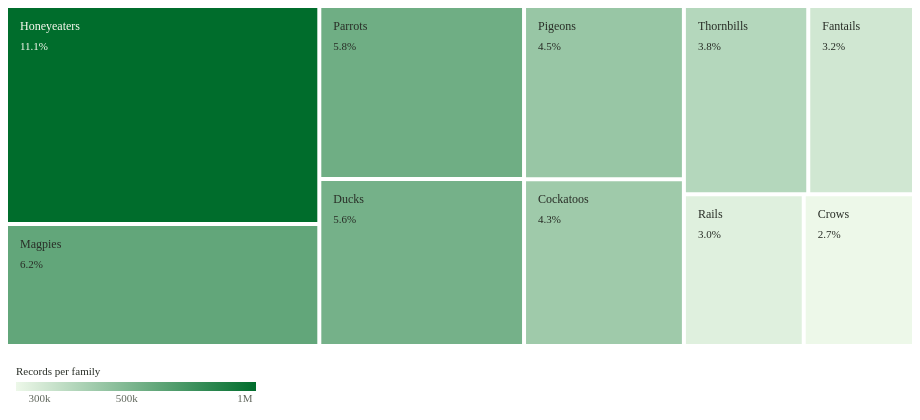

Express this chart as Vega-Lite.
### Vega specification from a JSON file in a GitHub repository (floating-point values rounded to 4 significant figures)
{"$schema": "https://vega.github.io/schema/vega/v5.json", "width": 904, "height": 380, "padding": 8, "background": "transparent", "autosize": {"type": "pad", "contains": "padding"}, "config": {"text": {"font": "Bricolage Grotesque", "fill": "#292e27"}, "axis": {"labelFont": "Bricolage Grotesque", "titleFont": "Bricolage Grotesque", "labelFontSize": 12, "titleFontSize": 12, "titleFontWeight": 500, "labelColor": "#60665c", "titleColor": "#292e27", "domain": false, "ticks": false, "gridColor": "#e0dccf", "gridOpacity": 0.75, "labelPadding": 8, "titlePadding": 14}, "legend": {"labelFont": "Bricolage Grotesque", "titleFont": "Bricolage Grotesque", "labelFontSize": 11, "titleFontSize": 11, "titleFontWeight": 500, "labelColor": "#60665c", "titleColor": "#292e27", "gradientThickness": 9, "gradientLength": 130, "padding": 8}}, "description": "Treemap of the fifteen most-recorded bird families and the remainder. Rectangle area and colour lightness both encode records, not species richness.", "data": [{"name": "tree", "values": [{"id": "root", "parent": null, "count": 0}, {"family": "Meliphagidae", "count": 1066833, "share": 0.1114, "id": "Meliphagidae", "parent": "root", "rank": 0, "other": false, "label": "Honeyeaters", "longLabel": "Honeyeaters", "onDark": true}, {"family": "Artamidae", "count": 596815, "share": 0.06232, "id": "Artamidae", "parent": "root", "rank": 1, "other": false, "label": "Magpies", "longLabel": "Magpies, butcherbirds & woodswallows", "onDark": false}, {"family": "Psittacidae", "count": 552970, "share": 0.05775, "id": "Psittacidae", "parent": "root", "rank": 2, "other": false, "label": "Parrots", "longLabel": "Parrots & lorikeets", "onDark": false}, {"family": "Anatidae", "count": 534124, "share": 0.05578, "id": "Anatidae", "parent": "root", "rank": 3, "other": false, "label": "Ducks", "longLabel": "Ducks, geese & swans", "onDark": false}, {"family": "Columbidae", "count": 432714, "share": 0.04519, "id": "Columbidae", "parent": "root", "rank": 4, "other": false, "label": "Pigeons", "longLabel": "Pigeons & doves", "onDark": false}, {"family": "Cacatuidae", "count": 416144, "share": 0.04346, "id": "Cacatuidae", "parent": "root", "rank": 5, "other": false, "label": "Cockatoos", "longLabel": "Cockatoos", "onDark": false}, {"family": "Acanthizidae", "count": 365561, "share": 0.03818, "id": "Acanthizidae", "parent": "root", "rank": 6, "other": false, "label": "Thornbills", "longLabel": "Thornbills & allies", "onDark": false}, {"family": "Rhipiduridae", "count": 310853, "share": 0.03246, "id": "Rhipiduridae", "parent": "root", "rank": 7, "other": false, "label": "Fantails", "longLabel": "Fantails", "onDark": false}, {"family": "Rallidae", "count": 284060, "share": 0.02966, "id": "Rallidae", "parent": "root", "rank": 8, "other": false, "label": "Rails", "longLabel": "Rails, crakes & coots", "onDark": false}, {"family": "Corvidae", "count": 261354, "share": 0.02729, "id": "Corvidae", "parent": "root", "rank": 9, "other": false, "label": "Crows", "longLabel": "Crows & ravens", "onDark": false}], "transform": [{"type": "stratify", "key": "id", "parentKey": "parent"}, {"type": "treemap", "field": "count", "sort": {"field": "value", "order": "descending"}, "method": "squarify", "ratio": 1.35, "size": [904, 336], "paddingInner": 4}]}, {"name": "leaves", "source": "tree", "transform": [{"type": "filter", "expr": "datum.depth===1"}]}], "scales": [{"name": "fill", "type": "log", "domain": [261354, 1066833], "range": ["#edf8e9", "#006d2c"]}], "marks": [{"type": "rect", "from": {"data": "leaves"}, "encode": {"enter": {"x": {"field": "x0"}, "x2": {"field": "x1"}, "y": {"field": "y0"}, "y2": {"field": "y1"}, "fill": {"signal": "datum.other?'#efebe0':scale('fill',datum.count)"}, "stroke": {"signal": "datum.other?'#b9b4a4':null"}, "strokeDash": {"value": [3, 3]}, "tooltip": {"signal": "{'Family':datum.longLabel,'Scientific family':datum.family,'Records':format(datum.count,','),'Share':format(datum.share,'.1%')}"}}, "update": {"strokeWidth": {"value": 1}}, "hover": {"strokeWidth": {"value": 2}}}}, {"type": "text", "from": {"data": "leaves"}, "encode": {"enter": {"x": {"signal": "datum.x0+12"}, "y": {"signal": "datum.y0+22"}, "text": {"field": "label"}, "fill": {"signal": "datum.onDark?'#fffdf5':'#292e27'"}, "fontSize": {"value": 12}, "fontWeight": {"value": 500}, "limit": {"signal": "datum.x1-datum.x0-20"}, "opacity": {"signal": "datum.x1-datum.x0 > length(datum.label)*6.959999999999999+22 && datum.y1-datum.y0>42?1:0"}}}}, {"type": "text", "from": {"data": "leaves"}, "encode": {"enter": {"x": {"signal": "datum.x0+12"}, "y": {"signal": "datum.y0+42"}, "text": {"signal": "format(datum.share,'.1%')"}, "fill": {"signal": "datum.onDark?'#fffdf5':'#292e27'"}, "fontSize": {"value": 11}, "opacity": {"signal": "datum.x1-datum.x0 > length(datum.label)*6.959999999999999+22 && datum.y1-datum.y0>48?1:0"}}}}], "legends": [{"fill": "fill", "type": "gradient", "direction": "horizontal", "orient": "none", "legendX": 0, "legendY": 350, "title": "Records per family", "titleLimit": 904, "values": [300000, 500000, 1000000], "format": ".1~s", "gradientLength": 240, "gradientThickness": 9}]}
